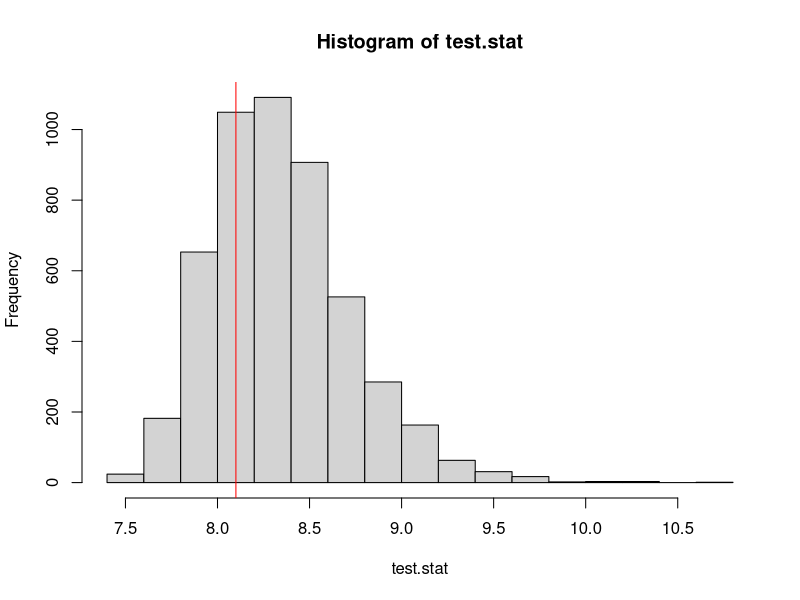
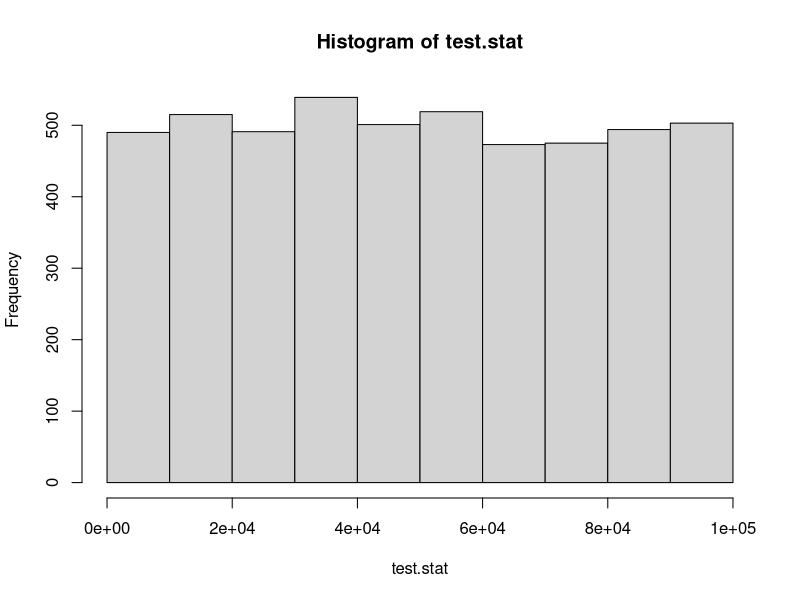

Generate these figures, in order, with R:
set.seed(1000)
theta.s=rnorm(5000,5.1,0.1)
rep.s=matrix(rep(NA,5000*1000),5000,1000)
test.stat=rep(NA,5000)
for (i in 1:5000){
  rep.s[i,]=rnorm(1000,theta.s[i],1)
}
test.stat=apply(rep.s,1,function(x) max(abs(x)))
hist(test.stat)
abline(v=8.1,col="red")
p.val=length(which(test.stat>8.1))/5000
p.val

#part b
rm(list=ls())
set.seed(1000)
theta.s=runif(5000,-10^5,10^5)
rep.s=matrix(rep(NA,5000*1000),5000,1000)
test.stat=rep(NA,5000)
for (i in 1:5000){
  rep.s[i,]=rnorm(1000,theta.s[i],1)
}
test.stat=apply(rep.s,1,function(x) max(abs(x)))
hist(test.stat)
p.val=length(which(test.stat>8.1))/5000
p.val
